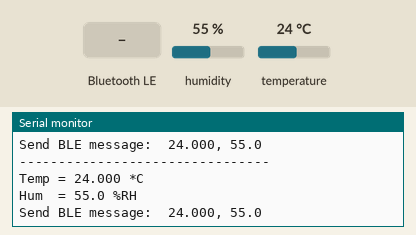
Bench run of a sketch on a simulated ESP32. On the bench: the last lines printed to the serial monitor. The test bench sets the inputs (shaded band); at power-on: humidity 55 %, temperature 24 °C. Nothing arrives over Bluetooth unless stated; a phone connects over Bluetooth LE 3 s after start.

Above: at 2.2 s.
2.3 s: Bluetooth LE write "1" received
At 3.0 s:
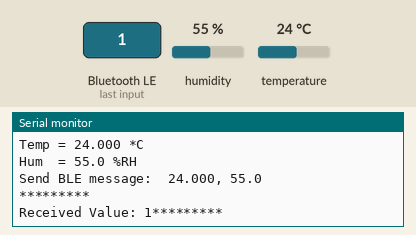
3.8 s: humidity set to 22 %
At 5.0 s:
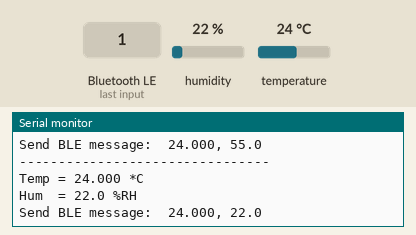
5.3 s: temperature set to 12 °C
At 6.7 s:
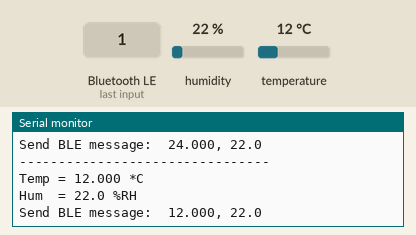
6.8 s: Bluetooth LE write "0" received
At 7.2 s:
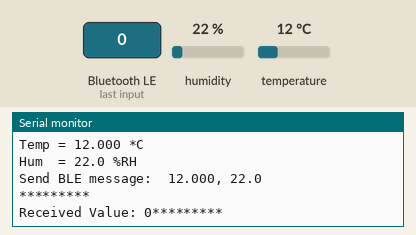
8.3 s: humidity set to 40 %
At 9.2 s:
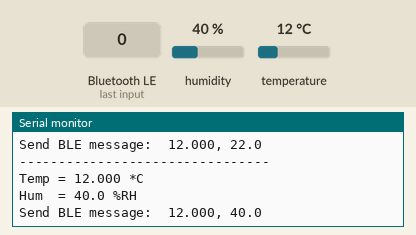
Timing chart, 0 to 10.8 s (numbered marks = the images above; inputs shaded):
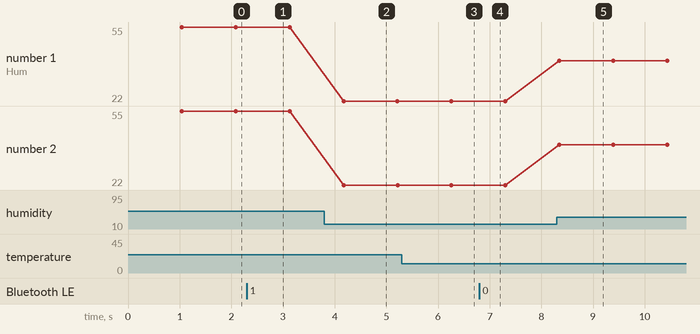

The sketch:

ESP32_BLE_Server.ino
```cpp
/*
   File: ESP32_BLE_Server.ino

   Based on Neil Kolban example for IDF: https://github.com/nkolban/esp32-snippets/blob/master/cpp_utils/tests/BLE%20Tests/SampleNotify.cpp
   Ported to Arduino ESP32 by Evandro Copercini

   Create a BLE server that, once we receive a connection, will send periodic notifications.
   The service advertises itself as: 6E400001-B5A3-F393-E0A9-E50E24DCCA9E
   Has a characteristic of: 6E400002-B5A3-F393-E0A9-E50E24DCCA9E - used for receiving data with "WRITE"
   Has a characteristic of: 6E400003-B5A3-F393-E0A9-E50E24DCCA9E - used to send data with  "NOTIFY"

   The design of creating the BLE server is:
   1. Create a BLE Server
   2. Create a BLE Service
   3. Create a BLE Characteristic on the Service
   4. Create a BLE Descriptor on the characteristic
   5. Start the service.
   6. Start advertising.

   In this example rxValue is the data received (only accessible inside that function), and txValue is the data to be sent.
*/
#include <BLEDevice.h>
#include <BLEServer.h>
#include <BLEUtils.h>
#include <BLE2902.h>

#include <Wire.h>
#include "SHT31.h"

#define DEBUG 1

SHT31 sht31 = SHT31();

BLECharacteristic *pCharacteristic;

bool deviceConnected = false;
uint8_t txValue = 32;
String values = "";  // BLE output string

// See the following for generating UUIDs: https://www.uuidgenerator.net/

#define SERVICE_UUID           "6E400001-B5A3-F393-E0A9-E50E24DCCA9E" // UART service UUID
#define CHARACTERISTIC_UUID_RX "6E400002-B5A3-F393-E0A9-E50E24DCCA9E"
#define CHARACTERISTIC_UUID_TX "6E400003-B5A3-F393-E0A9-E50E24DCCA9E"

void getValues(void); // Function prototype

class MyServerCallbacks: public BLEServerCallbacks
{
  void onConnect(BLEServer* pServer)    { deviceConnected = true; };
  void onDisconnect(BLEServer* pServer) { deviceConnected = false; }
};

class MyCallbacks: public BLECharacteristicCallbacks
{
  void onWrite(BLECharacteristic *pCharacteristic)
  {
    std::string rxValue = pCharacteristic->getValue();

    if (rxValue.length() > 0)
    {
      Serial.println("*********");
      Serial.print("Received Value: ");
      for (int i = 0; i < rxValue.length(); i++)
      Serial.print(rxValue[i]);
      Serial.println("*********");
    }
  }
};


void setup()
{
  Serial.begin(115200);
  delay(1000);  // waiting for Serial Monitor
  Serial.println("\nBLE Server running...");
  sht31.begin();

  // Create the BLE Device
  BLEDevice::init("ESP32 BLE UART Service");

  // Create the BLE Server
  BLEServer *pServer = BLEDevice::createServer();
  pServer->setCallbacks(new MyServerCallbacks());

  // Create the BLE Service
  BLEService *pService = pServer->createService(SERVICE_UUID);

  // Create a BLE Characteristic
  pCharacteristic = pService->createCharacteristic
  (
    CHARACTERISTIC_UUID_TX,
    BLECharacteristic::PROPERTY_NOTIFY
  );

  pCharacteristic->addDescriptor(new BLE2902());

  BLECharacteristic *pCharacteristic = pService->createCharacteristic
  (
    CHARACTERISTIC_UUID_RX,
    BLECharacteristic::PROPERTY_WRITE
  );

  pCharacteristic->setCallbacks(new MyCallbacks());

  // Start the service
  pService->start();

  // Start advertising
  pServer->getAdvertising()->start();
  Serial.println("Waiting a client connection to notify...");
}

void loop()
{
  getValues();  // measure & build message string

  if (deviceConnected)
  {
    for (int i = 0; i < values.length(); i++)
    {
      txValue = values[i];
      //Serial.print(txValue);
      pCharacteristic->setValue(&txValue, 1);
      pCharacteristic->notify();
    }
  }
  delay(1000);
}
```

getValues.ino
```cpp
/*
 * File getValues.ino
 *
 * Get measuring value from SHT31 sensor and
 * prepare a string for BLE output
 *
 */
void getValues(void)
{
  float temp = sht31.getTemperature();
  float hum  = sht31.getHumidity();

  temp = ((temp * 1000) + 0.5)/1000.0;

  char buff[10];

  if (DEBUG)
  {
    Serial.println("--------------------------------");
    Serial.print("Temp = "); Serial.print(temp,3); Serial.println(" *C");
    Serial.print("Hum  = "); Serial.print(hum,1); Serial.println(" %RH");
    Serial.println();
  }
  // print as CSV data
  values = "";
  dtostrf(temp, 7, 3, buff);  //4 is mininum width, 6 is precision // -10.000
  values += buff; values += ", ";
  dtostrf(hum, 4, 1, buff);  //4 is mininum width, 6 is precision // 25.1
  values += buff;
  values += "\n";
  Serial.print("Send BLE message: "); Serial.print(values);
}
```

Measured:
- after the input at 2.3 s, the serial monitor: prints a new line at once (image 1)
- after the input at 3.8 s, the serial monitor: prints a new line after 0.37 s (image 2)
- after the input at 5.3 s, the serial monitor: prints a new line after 0.96 s (image 3)
- after the input at 6.8 s, the serial monitor: prints a new line at once (image 4)
- after the input at 8.3 s, the serial monitor: prints a new line after 0.05 s (image 5)
- plotted number 1: 55 → 22 after the input at 3.8 s, 22 → 40 after the input at 8.3 s
- plotted number 2: 55 → 22 after the input at 3.8 s, 22 → 40 after the input at 8.3 s
